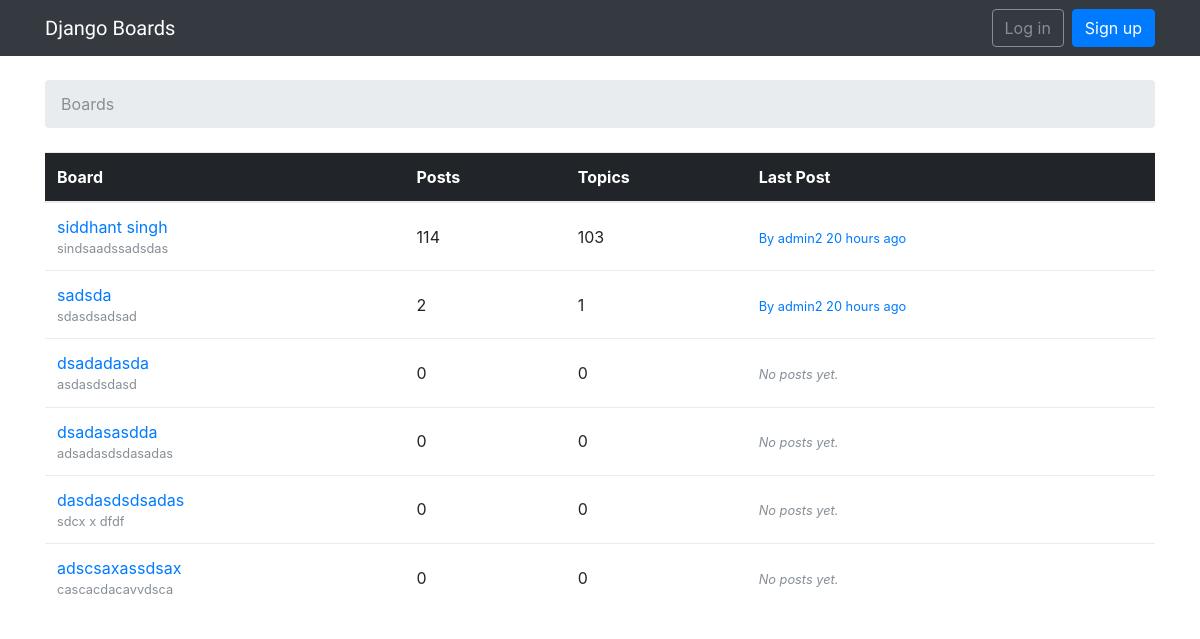
The page / on the database its author committed.
### boards/models.py (models this page shows, shortened)
class Board(models.Model):
    name = models.CharField(max_length=30, unique=True)
    description = models.CharField(max_length=100)
    def get_posts_count(self):
        return Post.objects.filter(topic__board=self).count()
    def get_last_post(self):
        return Post.objects.filter(topic__board=self).order_by('-created_at').first()

class Post(models.Model):
    message = models.TextField(max_length=4000)
    topic = models.ForeignKey(Topic, related_name='posts', on_delete=models.CASCADE,)
    created_at = models.DateTimeField(auto_now_add=True)
    updated_at = models.DateTimeField(null=True)
    created_by = models.ForeignKey(User, related_name='posts', on_delete=models.CASCADE,)
    updated_by = models.ForeignKey(User, null=True, related_name='+', on_delete=models.CASCADE,)

### boards/views.py (the view)
# urls.py: url(r'^$', views.BoardListView.as_view(), name='home'),
class BoardListView(ListView):
    model = Board
    context_object_name = 'boards'
    template_name = 'home.html'

### templates/home.html
{% extends 'base.html' %}
{% load humanize %}
{% block breadcrumb %}
  <li class="breadcrumb-item active">Boards</li>
{% endblock %}
{% block content %}
  <table class="table">
    <thead class="thead-inverse">
      <tr>
        <th>Board</th>
        <th>Posts</th>
        <th>Topics</th>
        <th>Last Post</th>
      </tr>
    </thead>
    <tbody>
      {% for board in boards %}
        <tr>
          <td>
            <a href="{% url 'board_topics' board.pk %}">{{ board.name }}</a>
            <small class="text-muted d-block">{{ board.description }}</small>
          </td>
          <td class="align-middle">
            {{ board.get_posts_count }}
          </td>
          <td class="align-middle">
            {{ board.topics.count }}
          </td>
          <td class="align-middle">
            {% with post=board.get_last_post %}
              {% if post %}
                <small>
                  <a href="{% url 'topic_posts' board.pk post.topic.pk %}">
                    By {{ post.created_by.username }} {{ post.created_at|naturaltime }}
                  </a>
                </small>
              {% else %}
                <small class="text-muted">
                  <em>No posts yet.</em>
                </small>
              {% endif %}
            {% endwith %}
          </td>
        </tr>
      {% endfor %}
    </tbody>
  </table>
{% endblock %}

### rows shown on the page
Board: name "siddhant singh", description "sindsaadssadsdas", get_posts_count "114", topics.count "103", get_last_post.created_by.username "admin2", get_last_post.created_at "20 hours ago"
Board: name "sadsda", description "sdasdsadsad", get_posts_count "2", topics.count "1", get_last_post.created_by.username "admin2", get_last_post.created_at "20 hours ago"
Board: name "dsadadasda", description "asdasdsdasd", get_posts_count "0", topics.count "0", shows "No posts yet."
Board: name "dsadasasdda", description "adsadasdsdasadas", get_posts_count "0", topics.count "0", shows "No posts yet."
Board: name "dasdasdsdsadas", description "sdcx x dfdf", get_posts_count "0", topics.count "0", shows "No posts yet."
Board: name "adscsaxassdsax", description "cascacdacavvdsca", get_posts_count "0", topics.count "0", shows "No posts yet."
